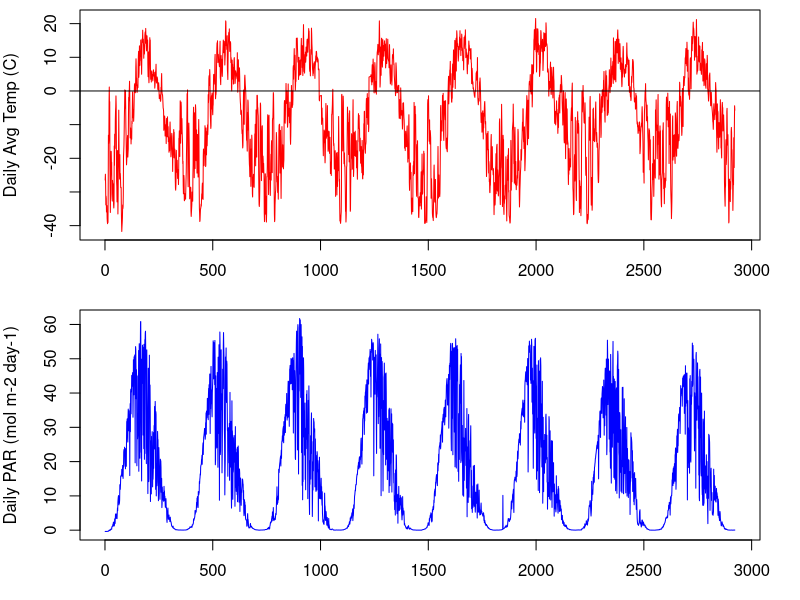
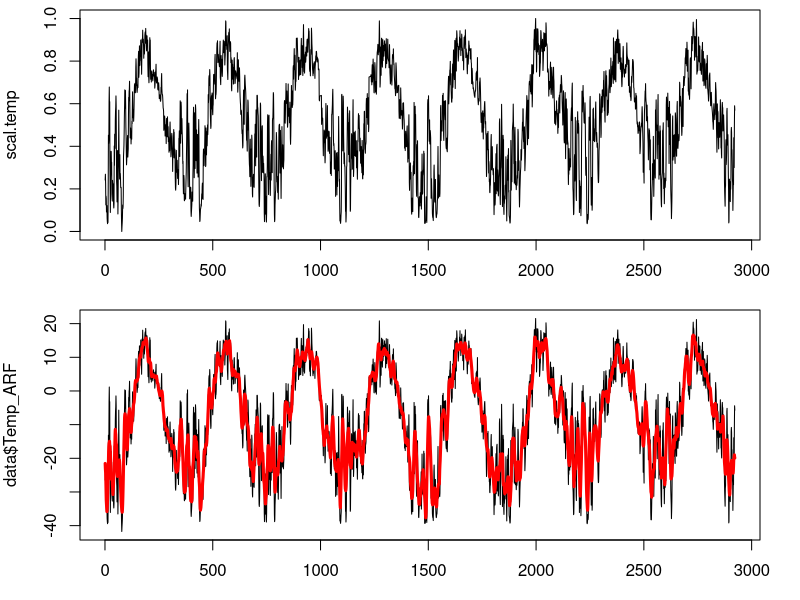
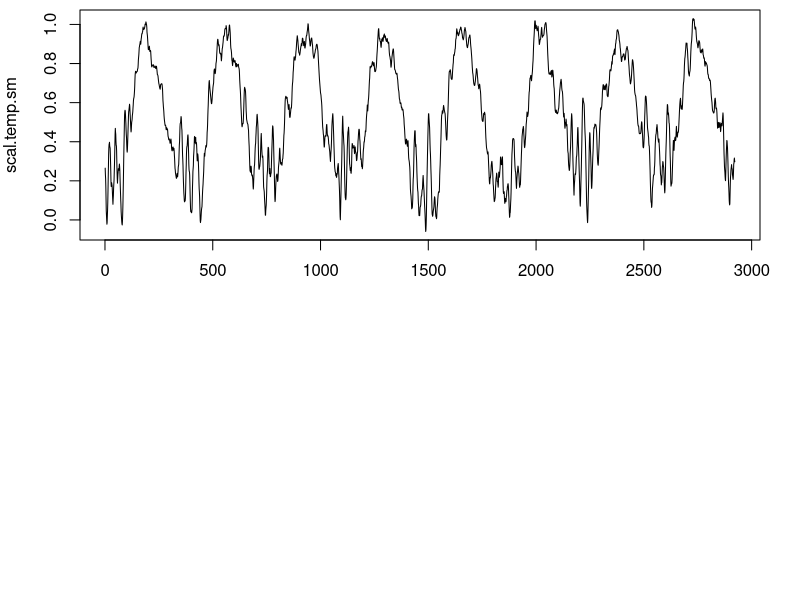
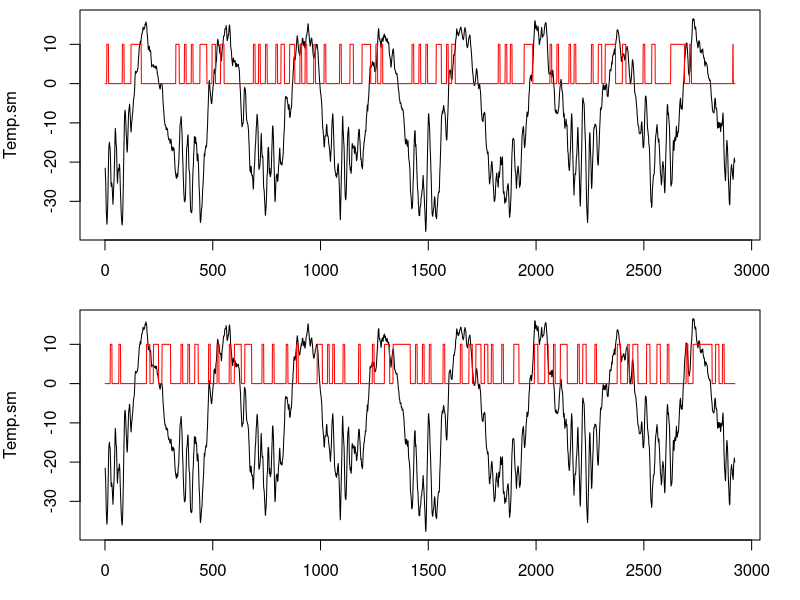
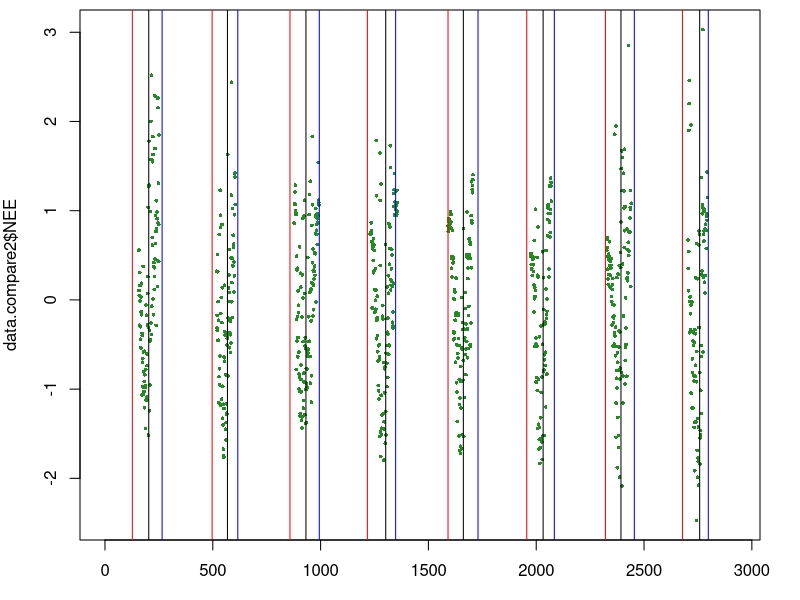
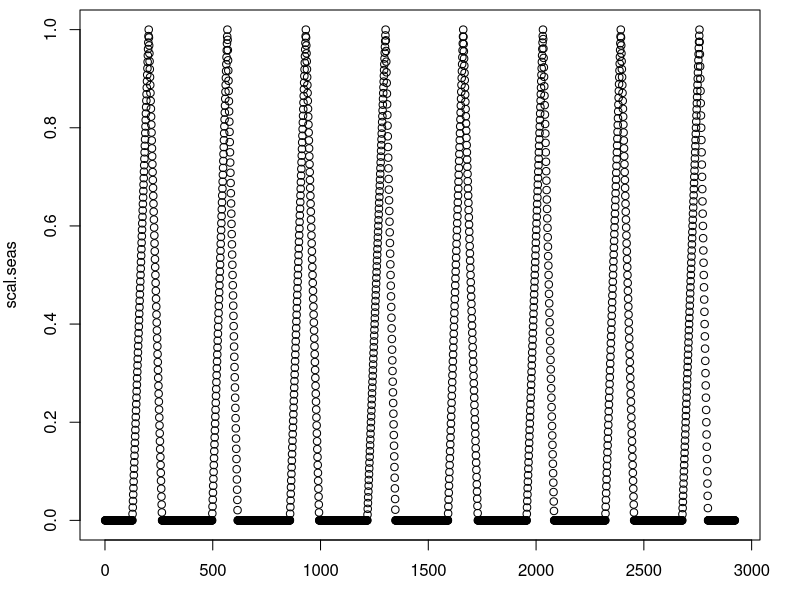

Source code (R) for these figures, in order:
############re-loading the data

#set working directory to C-N-model
data = read.csv("InputData_Processed.csv") #This is the "FluxData.csv" file, but with added calculations of GDD
head(data)


#plot the data
par(mfrow=c(2,1), mar=c(3,4,0.5,2))
plot(data$Temp_ARF~data$time, type="l", ylab = "Daily Avg Temp (C)", col="red", xlab="")
abline(h=0)
plot(data$PAR_ARF~data$time, type="l", ylab = "Daily PAR (mol m-2 day-1)", col="blue", xlab = "Time (days)")

#need to calculate DOY of senescence 
years = unique(data$year) #tells you which years we have data for 
sen.day = NA
num.days = NA
for (i in 1: length(years)){
  year.i = years[i]
  data.year = subset(data, data$year==year.i)
  sen.day[i] = min(data.year$DOY[which(data.year$Temp_ARF<=10 & data.year$DOY>200)])
  num.days[i] = length(data.year[,1])
}
sen.day
num.days
senDOY = rep(c(sen.day), c(num.days))
data = data.frame(data, senDOY = senDOY)
head(data)

#create a temperature scalar
Tmax.day = NA
Tmin.day = NA
for (i in 1: length(years)){
  year.i = years[i]
  data.year = subset(data, data$year==year.i)
  Tmax.day[i]=max(data.year$Temp_ARF)
  Tmin.day[i]=min(data.year$Temp_ARF)
}
Tmax.day # max temps for each year
Tmax.mean=mean(Tmax.day)
Tmin.mean=mean(Tmin.day)

scal.temp=NULL
for (i in 1:length(data$Temp_ARF)){
  scal.temp[i] = (data$Temp_ARF[i] - Tmin.mean)/(Tmax.mean-Tmin.mean) 
}

#rescale to 1
minscal = min(scal.temp)
maxscal = max(scal.temp)
for (i in 1:length(scal.temp)){
  scal.temp[i] = (scal.temp[i] - minscal)/(maxscal-minscal) 
}
plot(scal.temp, type="l")


#create a smoothed temperature scalar
#average of current sample, 5 future samples, and 5 past samples
filt=rep(1/11,11)
Temp.sm = filter(data$Temp_ARF, filt, sides=2, circular=TRUE)
plot(data$Temp_ARF, type="l")
lines(Temp.sm, col="red", lwd="3")
data=data.frame(data, Temp_sm=Temp.sm)

Tmaxsm.day = NA
Tminsm.day = NA
for (i in 1: length(years)){
  year.i = years[i]
  data.year = subset(data, data$year==year.i)
  Tmaxsm.day[i]=max(data.year$Temp_sm)
  Tminsm.day[i]=min(data.year$Temp_sm)
}
Tmaxsm.day # max temps for each year
Tmaxsm.mean=mean(Tmaxsm.day)
Tminsm.mean=mean(Tminsm.day)

scal.temp.sm=NULL
for (i in 1:length(Temp.sm)){
  scal.temp.sm[i] = (Temp.sm[i] - Tminsm.mean)/(Tmaxsm.mean-Tminsm.mean) 
}

plot(scal.temp.sm, type="l")

#need to calculate slope for each 7 day period
start = seq(1, length(Temp.sm), 8) #create a sequence of start iterations for slope calculations
end = seq(8, length(Temp.sm), 8) #create a sequence of end iterations for slope calculations
start
end

#need to look at slope to determine end of season
slope=rep(NA, length(Temp.sm))
for(i in 1:length(end)){
  slope.i = (Temp.sm[end[i]]-Temp.sm[start[i]])/7
  start.i = start[i]
  end.i = end[i]
  slope[start.i:end.i]=rep(slope.i, 8)
}
slope
slope[2921:length(slope)]=slope[2920] #these points don't really matter, but I don't want them to be NAs
slope
data=data.frame(data, slope=slope)
head(data)


spring.test = rep(0, length(slope))
for(i in 9:length(data$slope)-8){
  if(slope[i]>0 & slope[i+8]>0){
    spring.test[i]=1
  }
}
spring.test

fall.test = rep(0, length(slope))
for(i in 9:length(data$slope)-8){
  if(slope[i]<0 & slope[i+8]<0){
    fall.test[i]=1
  }
}
fall.test


par(mfrow=c(2,1))
plot(Temp.sm)
lines(spring.test*10, col="red")
plot(Temp.sm)
lines(fall.test*10, col="red")



data=data.frame(data, springtest=spring.test, falltest=fall.test)
head(data)

years = unique(data$year) #tells you which years we have data for 
start.day = NA
for (i in 1: length(years)){
  year.i = years[i]
  data.year = subset(data, data$year==year.i)
  start.day[i] = min(data.year$DOY[which(data.year$DOY>120 & data.year$Temp_ARF>=-5 & data.year$springtest==1)])
}
start.day
startDOY = rep(c(start.day), c(num.days))
data = data.frame(data, startDOY = startDOY)
head(data)

end.day = NA
for (i in 1: length(years)){
  year.i = years[i]
  data.year = subset(data, data$year==year.i)
  end.day[i] = min(data.year$DOY[which(data.year$DOY>240 & data.year$Temp_ARF<=0 & data.year$falltest==1)])
}
end.day
endDOY = rep(c(end.day), c(num.days))
data = data.frame(data, endDOY = endDOY)
head(data)

data.compare2=read.csv("Assimilation_data_ALL.csv")
days.tot = c(0, cumsum(num.days)[1:7])

par(mfrow=c(1,1))
plot(data.compare2$NEE~data.compare2$Time, col="forestgreen", pch=16, cex=0.5)
abline(v=c(start.day+days.tot), col="red")
abline(v=c(sen.day+days.tot))
abline(v=c(end.day+days.tot), col="blue")

###############seasonal scalar##############

scal.seas=rep(1, length(data$DOY))
for (i in 1:length(data$DOY)){
  if(data$DOY[i]<data$startDOY[i]){ #prior to snow melt
    scal.seas[i]=0
  }
  if(data$DOY[i]>=data$startDOY[i]){ #after melt
    if(data$DOY[i]<=data$senDOY[i]){ #prior to peak
      slope = 1/(data$senDOY[i]-data$startDOY[i])
      scal.seas[i] = 0+(slope*(data$DOY[i]-data$startDOY[i]))
    }
    if(data$DOY[i]>data$senDOY[i] & data$DOY[i]<data$endDOY[i]){ #after peak but before frost
      slope = 1/(data$endDOY[i]-data$senDOY[i])
      scal.seas[i] = 0+(slope*(data$endDOY[i]-data$DOY[i]))
    }
    if(data$DOY[i]>=data$endDOY[i]){ #after frost
      scal.seas[i]=0
    }
  }
}

plot(scal.seas)

#FINALLY, need to calculate average growing season temperature
#pull out GS data (DOY > 150 & DOY < 250)
head(data)

years = unique(data$year) #tells you which years we have data for 
Temp_avg = NA
for (i in 1: length(years)){
  year.i = years[i]
  data.year = subset(data, data$year==year.i)
  Temp_GS = data.year$Temp_ARF[data.year$DOY>=data.year$startDOY[1] & data.year$DOY <= data.year$endDOY[1]]
  Temp_avg[i] = mean(Temp_GS)
}
Temp_avg
Temp_avg = rep(c(Temp_avg), c(num.days))
data = data.frame(data, Temp_avg = Temp_avg)
head(data)


time = seq(1:length(data$time))
#make into functions so that it will be continuous in the model
Temp.d1 <- approxfun(x=data$time, y=data$Temp_ARF, method="linear", rule=2)
TempAvg.d1 <- approxfun(x=data$time, y=data$Temp_avg, method="linear", rule=2)
PAR.d1 <- approxfun(x=data$time, y=data$PAR_ARF, method="linear", rule=2)
scaltemp.d1 <- approxfun(x=data$time, y=scal.temp.sm, method="linear", rule=2)
scalseason.d1 <- approxfun(x=data$time, y=scal.seas, method="linear", rule=2)
DOY.d1 <- approxfun(x=data$time, y=data$DOY, method="linear", rule=2)
Year.d1 <- approxfun(x=data$time, y=data$year, method="linear", rule=2)
